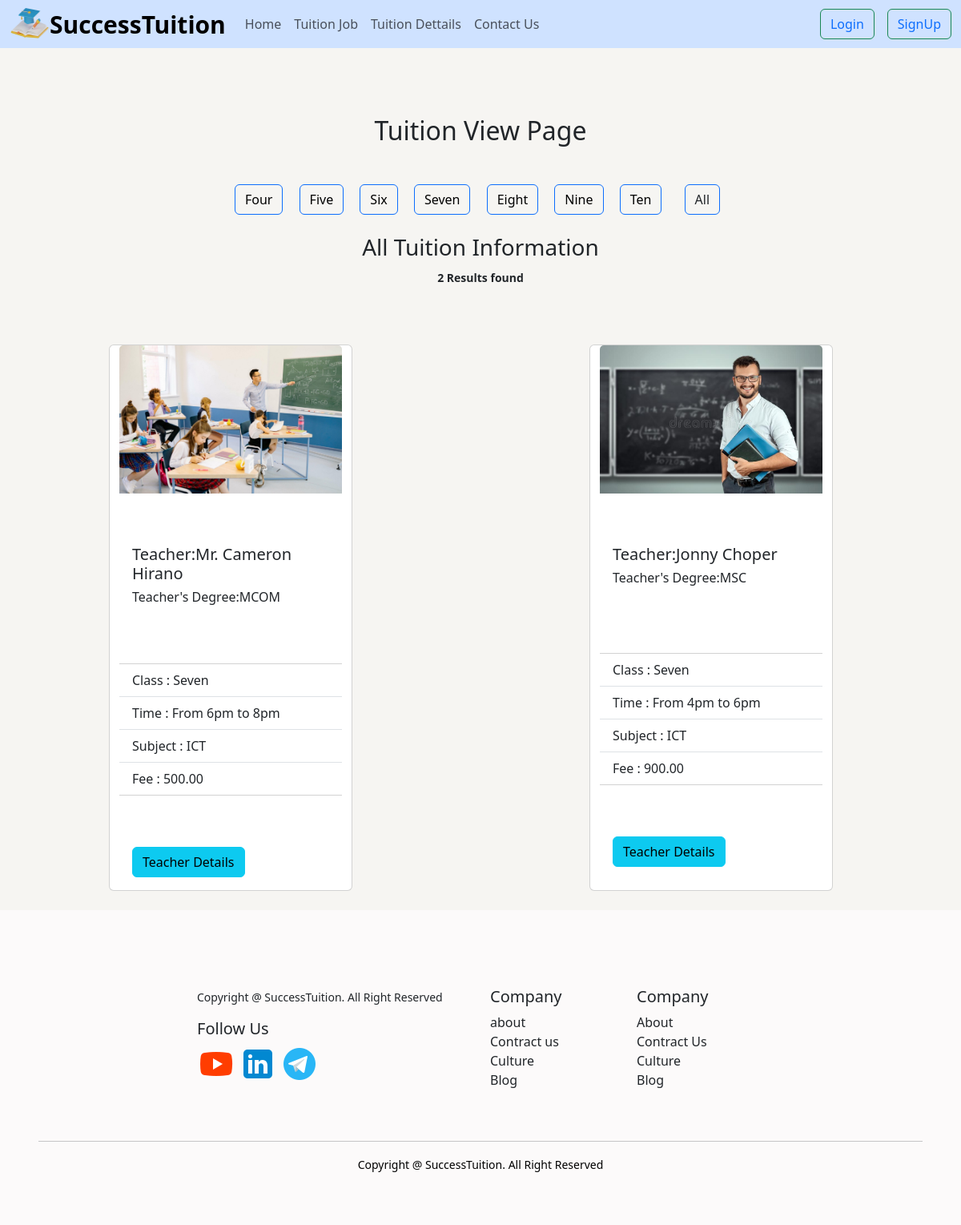
The app's page /student/category/seven/ with its own data.
### student/models.py (models this page shows)
class StudentClass(models.Model):
    class_name = models.CharField(max_length=50)
    slug=models.SlugField(max_length=50)
    def __str__(self):
        return self.class_name

### tuition/models.py (models this page shows, shortened)
class Tuition(models.Model):
    name=models.ForeignKey('student.StudentClass',on_delete=models.CASCADE)
    time=models.CharField(max_length=60)
    teacher=models.ForeignKey(Teacher,on_delete= models.CASCADE,null=True, blank=True)
    fee=models.DecimalField(decimal_places=2,max_digits=7,null=True, blank=True)
    subject=models.ForeignKey(TuitionSubject,on_delete=models.CASCADE,null=True, blank=True)

class TuitionSubject(models.Model):
    name=models.CharField(max_length=50)
    teacher=models.ForeignKey(Teacher,on_delete=models.CASCADE,null=True,blank=True)
    def __str__(self):
        return str(self.name)

### teacher/models.py (models this page shows)
class Teacher(models.Model):
    user=models.OneToOneField(User,on_delete=models.CASCADE)
    image=models.ImageField(upload_to='teacher/images/')
    gender=models.CharField(max_length=30,choices=GENDER)
    mobile_no=models.CharField(max_length=12)
    degree=models.CharField(max_length=50,null=True,blank=True)
    def __str__(self):
        return f"{self.user.first_name} {self.user.last_name}"

### student/views.py (the view)
# urls.py: path('category/<slug:category_slug>/', views.TuitionView.as_view(),name='class_wise_home'),
class TuitionView(TemplateView):
    template_name="tuition.html"
    def get_context_data(self, **kwargs):
        context=super().get_context_data(**kwargs)
        class_slug=self.kwargs.get('category_slug')
        data=Tuition.objects.all()
        class_category=StudentClass.objects.all()
        if class_slug:
            category=get_object_or_404(StudentClass,slug=class_slug)
            data=data.filter(name=category)
        context['data']=data
        context['data2']=class_category
        context['data3']=TuitionReview.objects.all()
        return context

### student/templates/tuition.html (shortened to what this page needs)
{% extends 'base.html' %}
{% load static %}
{% load crispy_forms_tags %}
{% block content %}
<h2 class="text-center mt-4 text-bold">Tuition View Page</h2>
<br>
<div class="row d-flex flex-wrap " style="width: 100%; margin: auto;">
    <div class="col-12 text-center justify-content-center">
      {% for i in data2 %}
      <button class="btn btn-outline-primary mx-2 mt-3 text-white"><a class="text-decoration-none text-black" href="{% url 'class_wise_home' i.slug %}">{{i.class_name}}</a></button>
      {% endfor %}
      <button class="btn btn-outline-primary mx-3 mt-3 "><a  class="text-decoration-none text-dark" href="{% url 'tuition' %}">All</a></button>
    </div>
  </div>
<br>
<div>
<h3 class="text-center w-100 ">All Tuition Information</h3>
</div>
<div class="text-center m-auto w-100">
<small class="fw-bold ">  {{ data | length }} Results found</small>
</div>
<br>
<div class="row w-100">
  {% for i in data%}
  <div class="card col-lg-3 col-md-6 col-sm-12 gap-5 mx-auto mt-5 box-shadows anim" style="width: 19rem;">
    <img src="{{i.teacher.image.url}}" class="card-img-top" alt="...">
    <div class="card-body">
      <h5 class="card-title">Teacher:{{i.teacher}}</h5>
      <h6 class="card-title">Teacher's Degree:{{i.teacher.degree}}</h6>
    </div>
    <ul class="list-group list-group-flush">
      <li class="list-group-item">Class : {{i.name}}</li>
      <li class="list-group-item">Time : {{i.time}}</li>
      <li class="list-group-item">Subject : {{i.subject}}</li>
      <li class="list-group-item">Fee : {{i.fee}}</li>
    </ul>
    <div class="card-body">
      <a href="{% url 'teacher_detail' i.teacher.id %}" class="btn btn-info card-link">Teacher Details</a>
    </div>
  </div>
  {% endfor %}
  </div>
{% endblock %}

### records on screen
StudentClass: class_name "Four"
StudentClass: class_name "Five"
StudentClass: class_name "Six"
StudentClass: class_name "Seven"
StudentClass: class_name "Eight"
StudentClass: class_name "Nine"
StudentClass: class_name "Ten"
Tuition: teacher.image (picture), teacher "Mr. Cameron Hirano", teacher.degree "MCOM", name "Seven", time "From 6pm to 8pm", subject "ICT", fee "500.00"
Tuition: teacher.image (picture), teacher "Jonny Choper", teacher.degree "MSC", name "Seven", time "From 4pm to 6pm", subject "ICT", fee "900.00"

### other values on screen
{{ data | length }} "2"
